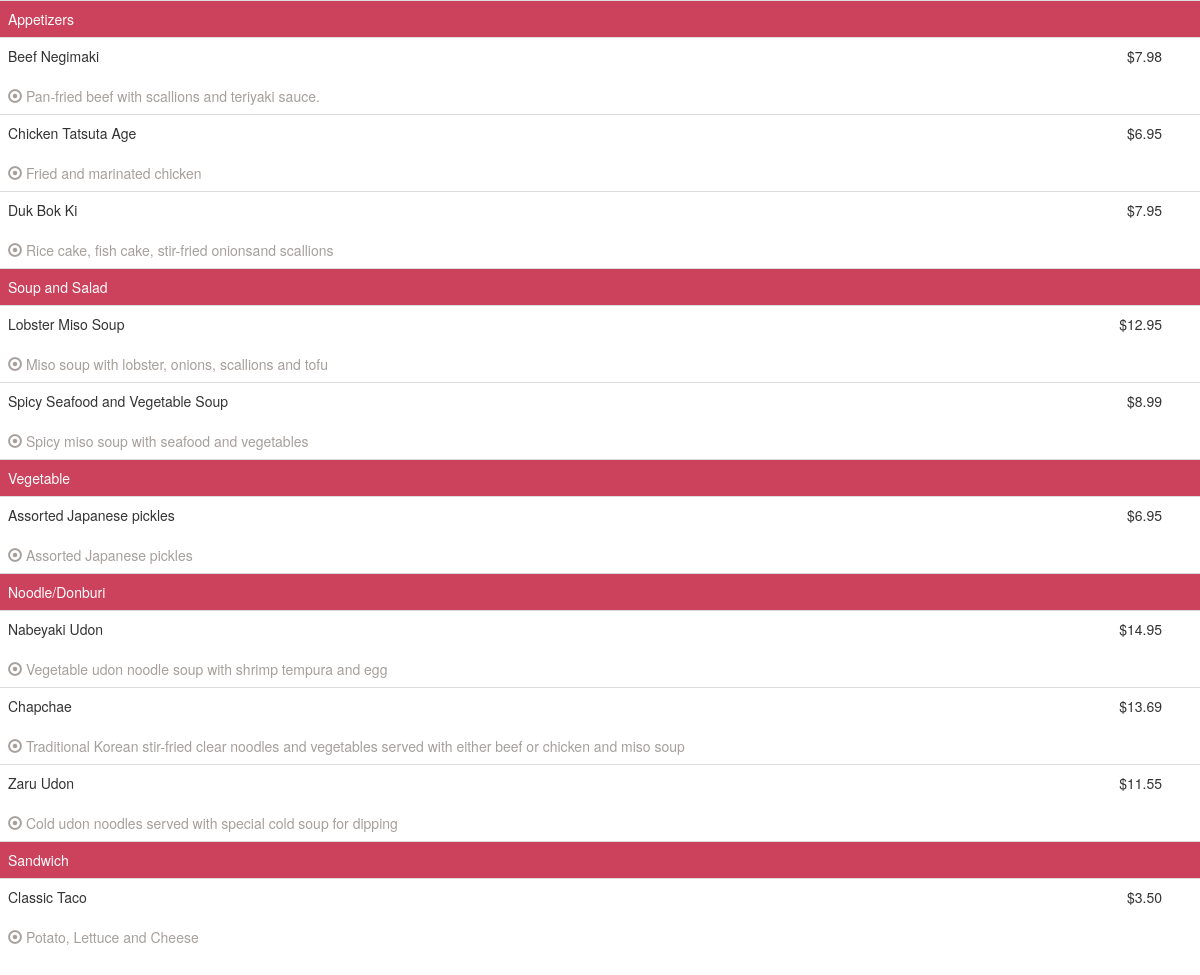
The page / on the database its author committed.
### tables this page shows
CREATE TABLE IF NOT EXISTS `categories` (
  `id` int(11) NOT NULL auto_increment,
  `category_name` text NOT NULL,
  `category_order` text NOT NULL,
  `category_description` text NOT NULL,
  PRIMARY KEY  (`id`)
);

CREATE TABLE IF NOT EXISTS `items` (
  `id` int(11) NOT NULL auto_increment,
  `item_name` text NOT NULL,
  `item_category` text NOT NULL,
  `item_order` text NOT NULL,
  `item_description` text NOT NULL,
  `item_price` text NOT NULL,
  `item_image` text NOT NULL,
  PRIMARY KEY  (`id`)
);

### admincp/inc/config.php (called while the page is built, shortened)
<?
$currency	= "$";
?>

### index.php (the view, shortened to what this page needs)
<!DOCTYPE html>
<html lang="en">
  <head>
    <link rel="stylesheet" href="https://maxcdn.bootstrapcdn.com/bootstrap/3.2.0/css/bootstrap.min.css">
  </head>
  <body>
					<table class="table">
					<?php
					include("admincp/inc/config.php");
					$data1 = mysql_query("SELECT * FROM categories ORDER BY category_order asc");
					while($r1=mysql_fetch_array($data1)){
					$categoryId=$r1[0];
					if($r1[category_description]){
					$category_description = '<br /><br /><span class="glyphicon glyphicon-list-alt"></span> '.$r1[category_description];
					}else{
					$category_description = '';
					}
					echo '<tr style="background:#cc415b; color:#ffffff;">
						  <td style="width:400px;">
						  '.$r1[category_name].''.$category_description.'
						  </td>
						  </tr>';
					$data2 = mysql_query("SELECT * FROM items WHERE item_category='$categoryId' ORDER BY item_order asc");
					while($r2=mysql_fetch_array($data2)){
					if($r2[item_description]){
					$item_description = '<br /><br /> <div style="color:#a69f9b;"><span class="glyphicon glyphicon-record"></span> '.$r2[item_description];
					}else{
					$item_description = '';
					}
					echo '
					<tr >
					<td style="width:100%;">
					'.$r2[item_name].'<span style="float:right; margin-right:30px;">'.$currency.''.$r2[item_price].'</span>'.$item_description.'</div>
					</td>
					</tr>';
					}
					}
							?>
					</table>
  </body>
</html>

### rows shown on the page
categories: category_name "Appetizers"
items: item_name "Beef Negimaki", item_price "7.98", item_description "Pan-fried beef with scallions and teriyaki sauce."
items: item_name "Chicken Tatsuta Age", item_price "6.95", item_description "Fried and marinated chicken"
items: item_name "Duk Bok Ki", item_price "7.95", item_description "Rice cake, fish cake, stir-fried onionsand scallions"
categories: category_name "Soup and Salad"
items: item_name "Lobster Miso Soup", item_price "12.95", item_description "Miso soup with lobster, onions, scallions and tofu"
items: item_name "Spicy Seafood and Vegetable Soup", item_price "8.99", item_description "Spicy miso soup with seafood and vegetables"
categories: category_name "Vegetable"
items: item_name "Assorted Japanese pickles", item_price "6.95", item_description "Assorted Japanese pickles"
categories: category_name "Noodle/Donburi"
items: item_name "Nabeyaki Udon", item_price "14.95", item_description "Vegetable udon noodle soup with shrimp tempura and egg"
items: item_name "Chapchae", item_price "13.69", item_description "Traditional Korean stir-fried clear noodles and vegetables served with either beef or chicken and miso soup"
items: item_name "Zaru Udon", item_price "11.55", item_description "Cold udon noodles served with special cold soup for dipping"
categories: category_name "Sandwich"
items: item_name "Classic Taco", item_price "3.50", item_description "Potato, Lettuce and Cheese"
